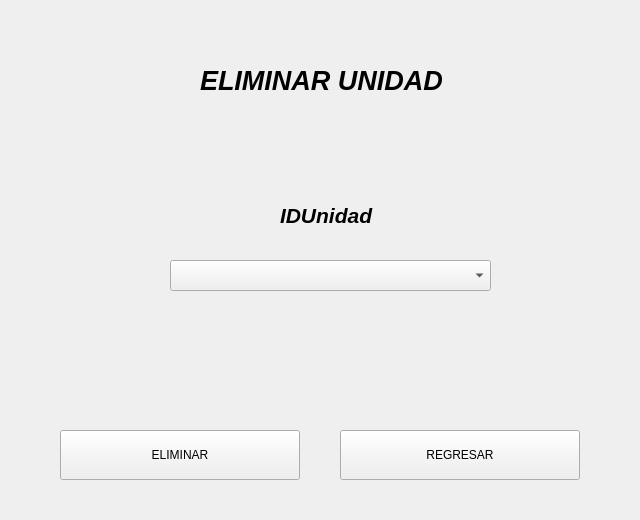
<?xml version="1.0" encoding="UTF-8"?>
<ui version="4.0">
 <class>ELIMINARCONDUCTOR</class>
 <widget class="QWidget" name="ELIMINARCONDUCTOR">
  <property name="geometry">
   <rect>
    <x>0</x>
    <y>0</y>
    <width>640</width>
    <height>520</height>
   </rect>
  </property>
  <property name="windowTitle">
   <string>Form</string>
  </property>
  <widget class="QLabel" name="labelEliminar">
   <property name="geometry">
    <rect>
     <x>200</x>
     <y>60</y>
     <width>251</width>
     <height>41</height>
    </rect>
   </property>
   <property name="font">
    <font>
     <pointsize>20</pointsize>
     <weight>75</weight>
     <italic>true</italic>
     <bold>true</bold>
    </font>
   </property>
   <property name="text">
    <string>ELIMINAR UNIDAD</string>
   </property>
  </widget>
  <widget class="QPushButton" name="bEliminarUnidad">
   <property name="geometry">
    <rect>
     <x>60</x>
     <y>430</y>
     <width>240</width>
     <height>50</height>
    </rect>
   </property>
   <property name="text">
    <string>ELIMINAR</string>
   </property>
  </widget>
  <widget class="QLabel" name="lIDUnidad">
   <property name="geometry">
    <rect>
     <x>280</x>
     <y>200</y>
     <width>101</width>
     <height>31</height>
    </rect>
   </property>
   <property name="font">
    <font>
     <pointsize>16</pointsize>
     <weight>75</weight>
     <italic>true</italic>
     <bold>true</bold>
    </font>
   </property>
   <property name="text">
    <string>IDUnidad</string>
   </property>
  </widget>
  <widget class="QComboBox" name="cboxIDUnidad">
   <property name="geometry">
    <rect>
     <x>170</x>
     <y>260</y>
     <width>321</width>
     <height>31</height>
    </rect>
   </property>
  </widget>
  <widget class="QPushButton" name="bRegresarEUnidad">
   <property name="geometry">
    <rect>
     <x>340</x>
     <y>430</y>
     <width>240</width>
     <height>50</height>
    </rect>
   </property>
   <property name="text">
    <string>REGRESAR</string>
   </property>
  </widget>
 </widget>
 <resources/>
 <connections/>
</ui>
